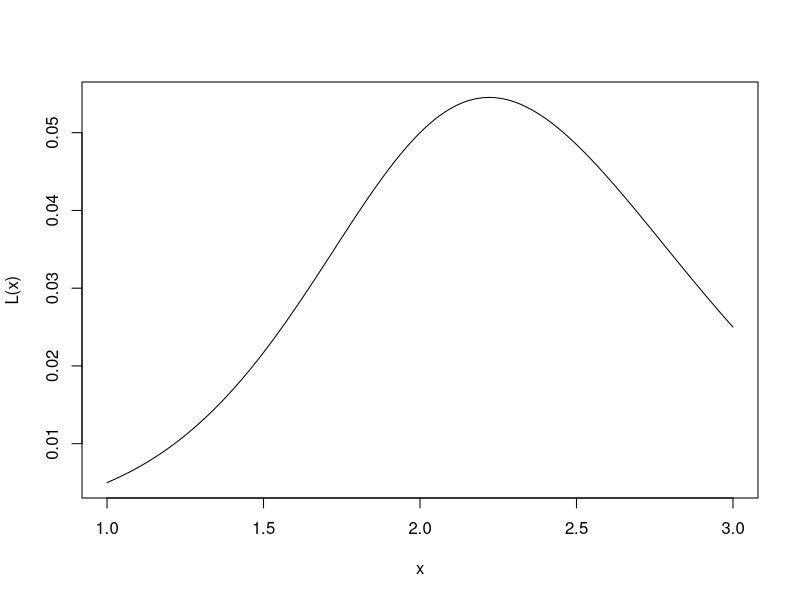
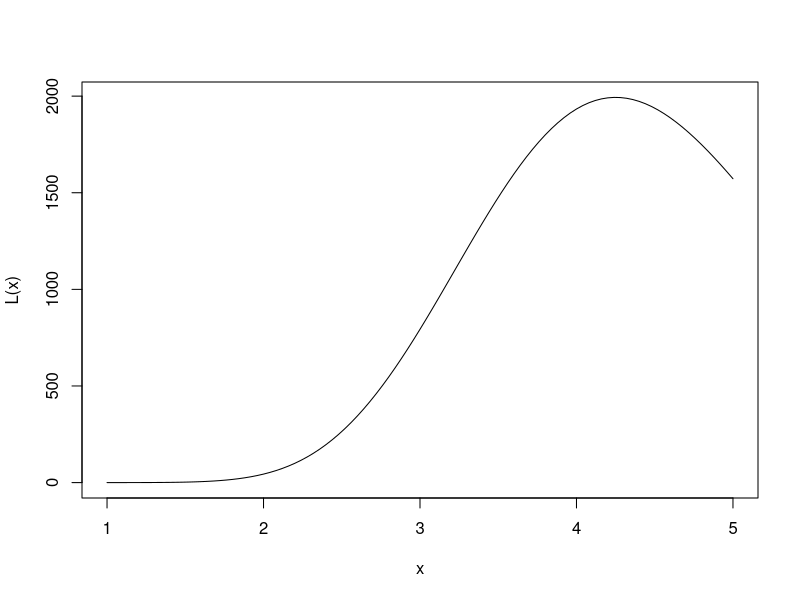
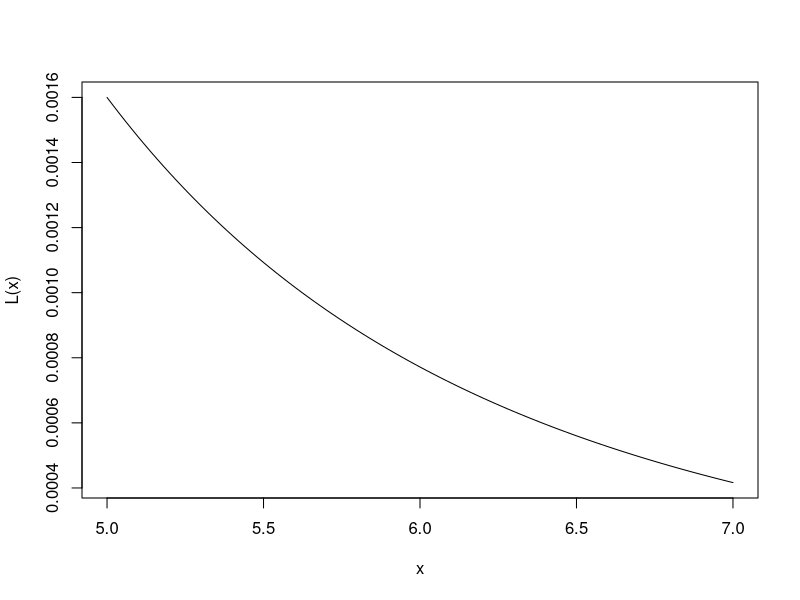
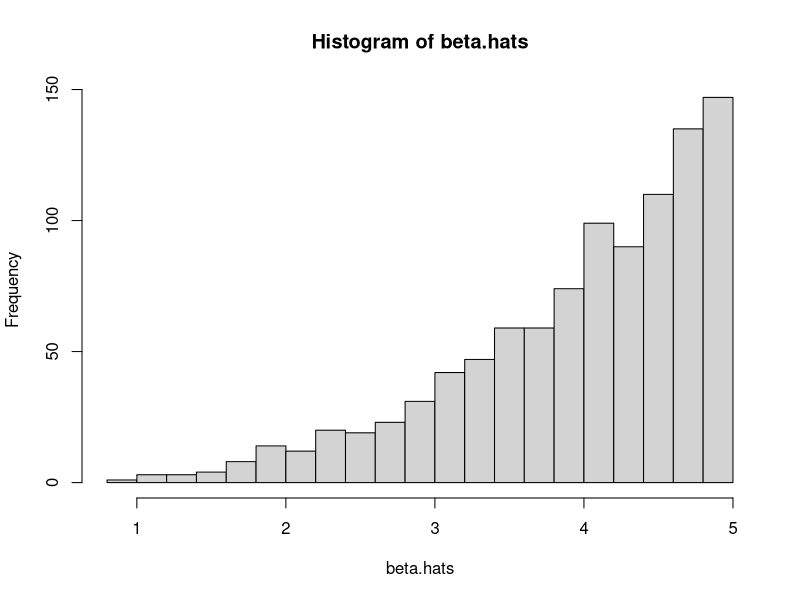
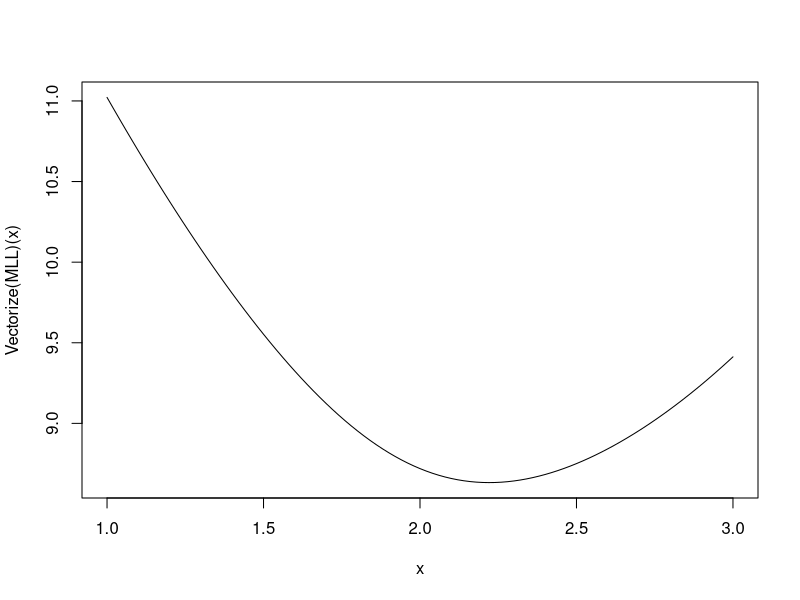
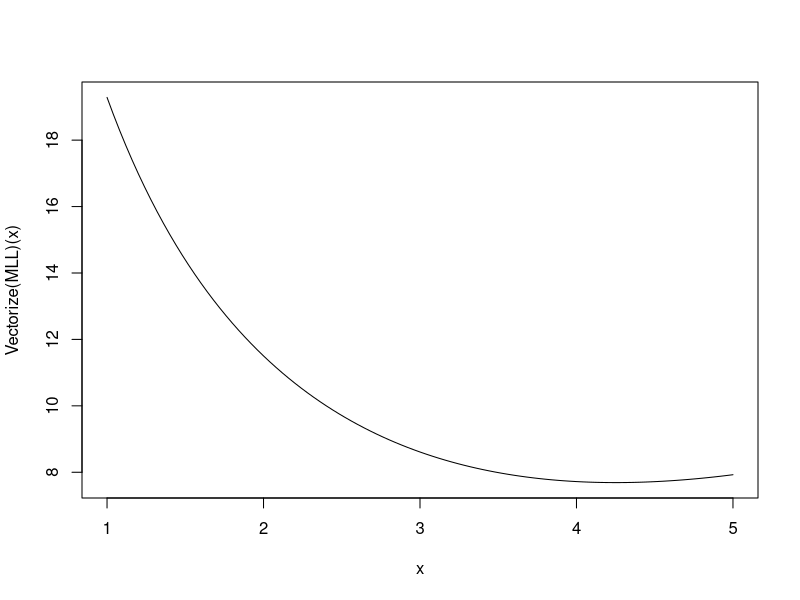
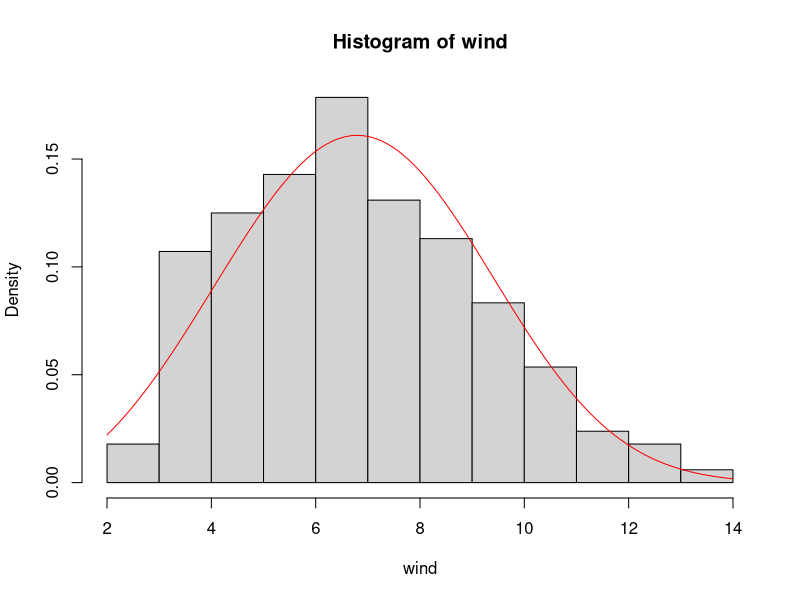
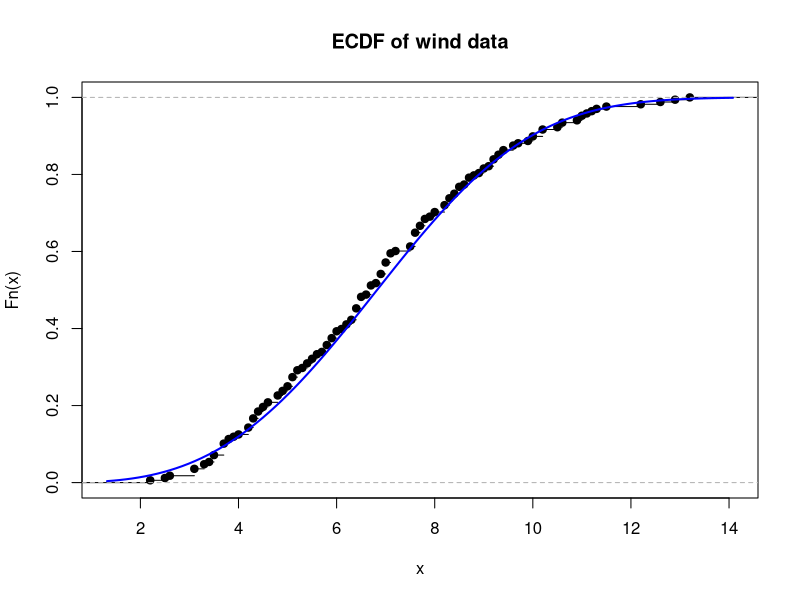

R code for these plots, in order:
#Math E-156 Script 7A-MLE estimates.R

#Topic 1 - Maximum likelihood estimate of a parameter

#Example 6.7 from the textbook
#The Cauchy distribution has a single parameter theta, which is its median.
#Suppose that independent samples of 1, 2, 2, 3, and 4 have been drawn from this distribution.
#The likelihood of this event is a function of theta.
#It is proportional to the probability density for the observed event.
L<-function(theta) 1/((1+(1-theta)^2)*(1+(2-theta)^2)^2*(1+(3-theta)^2)*(1+(4-theta)^2))
#Plot the function to see what is going on
curve(L(x), from = 1, to = 3)
#Now find the maximum - leads to a ninth-degree equation on page 143. 
#Fortunately R can easily find a local maximum or minimum
optimize(L, c(2,2.5), maximum = TRUE) #agrees with the text, which finds the minimum of g = 1/L

#The same approach works for Example 6.1, which can also be solved exactly
#The distribution is now discrete: a Poisson distrbution with unknown parameter lambda
#we have observed independent samples 3, 4, 3, and 7.
#Multiplying the Poisson mass functions gives the probability of this event
L<- function(lambda) lambda^17*exp(-4*lambda)  #product of four Poisson mass functions
curve(L(x), from = 1, to = 5)
optimize(L, c(3,5), maximum = TRUE)   #MLE estimate of lambda is the sample mean

#Example 6.4 - a uniform distribution on [0, beta]
#we have observed samples 1.2, 3.3, 4.5, and 5.0
#If beta < 5.0, the likelihood of observing these samples is zero
#Otherwise the density function is 1/beta and
L<- function(beta) 1/beta^4
curve(L(x), from = 5, to = 7)
optimize(L, c(5,7), maximum = TRUE) 
#So the MLE estimator of beta is just the largest sample
#There is clearly a problem with this estimator.
beta<-5; N <- 1000; beta.hats <-numeric(N)
for (i in 1:N) {
  x <- runif(4,max = beta)
  beta.hats[i] <- max(x)
}
hist(beta.hats,breaks = "FD")
mean(beta.hats)   #should be very close to 4.
#We can "unbias" this estimator by multiplying it by 5/4


#Topic 2 - using the mle function to estimate one or more parameters
#If there is more than one parameter to estimate, we need to load a library
library(stats4)
#Now we have access to the function mle() and its documentation
#The first argument must be minus the log-likelihood function.
#Redo example 6.7 using -log(L) instead of L
observed = c(1,2,2,3,4)  #the observed sample
#It is easier to add log-likelihoods than to multiply likelihoods, and we can use the built-in Cauchy density function.
MLL <-function(x) -sum(dcauchy(observed, x, log = TRUE))
#For some reason this function has to be vectorized before it can be plotted
curve(Vectorize(MLL)(x),from =1, to =3)
#Now call the built-in Maximum Likelihood Estimation function with a decent initial estimate
mle(MLL,start = list(x = 2)) #same answer

#Redo example 6.1 using the mle() function
observed = c(3,4,3,7)
MLL <-function(x) -sum(dpois(observed, x, log = TRUE))
curve(Vectorize(MLL)(x), from =1, to = 5) 
mle(MLL,start = list(x = 4)) #same answer as before

#This function works fine for more than one parameter
#Start with some observations and find parameters mu and sigma for a normal distribution
observed=c(1,2,3,4,5); mean(observed); sd(observed)  #sd estimates the population standard deviation
MLL <-function(mu, sigma) -sum(dnorm(observed, mu, sigma, log = TRUE)) #again, negative log likelihood
#Now we have a function of two variables, which is not easy to plot
#We have to provide a list of initial estimates, one per parameter
mle(MLL,start = list(mu = 2, sigma = 3)) 
#This is correct -- the MLE estimate of sigma is the actual sd of the observations
sqrt(mean((observed-mean(observed))^2))  #same as the MLE estimate

#We already know that this is a "biased" estimator of sigma.
#The quantity whose expectation equals the population standard deviation is
sd(observed)
#In this case we can "unbias" the MLE estimate by multiplying by a  factor based on the sample size
sqrt(5/4)*sqrt(mean((observed-mean(observed))^2))

#The example on pp. 144-145 uses the two-parameter Weibull distribution
#Remember to set the start folder for the data
Turbine<-read.csv("Turbine.csv"); head(Turbine)
wind<-Turbine$AveSpeed; mean(wind); length(wind)
#We have 168 observations from which to estimate the two paramters of the Weibull distribution.
MLL <-function(lambda, k) -sum(dweibull(wind, k, lambda, log = TRUE))
mle(MLL,start = list(lambda = 6, k=2)) 
#We got the book's answer in four lines!

#Now that we have the MLE values of the parameters, we can compare the data with the Weibull density function
hist(wind, breaks= "FD", probability = TRUE)
curve(dweibull(x, 3.17, 7.661), col = "red", add=TRUE)

#Here is the authors' code to compare cumulative probability
plot.ecdf(wind,main = "ECDF of wind data")
curve(pweibull(x,3.169,7.661), add=TRUE, col="blue",lwd=2)

#We can also do a chi-square goodness of fit test
#Get the deciles for the Weibull distribution with the MLE parameters
q <- qweibull(seq(.1, .9, by = .1), 3.169, 7.661); q   #a vector of 9 deciles

#range of wind
range(wind)

#encompass range of wind
q <- c(0, q, 14);q   #now we have 11 vaues that define 10 sub-intervals

hist(wind, breaks=q)   #each bar corresponds to a sub-interval, with the area proportional to the count
# Get the counts in each sub-interval. The plot=F command suppresses the plot

count <- hist(wind,breaks=q,plot=F)$counts; count
#Of course, we expect to see 10% of the counts in each decile
expected <- length(wind)*.1; expected  #R will repeat this number 10 times to subtract it from the longer count vector

# compute chi-square test statistic
ChiSq <- sum((count-expected)^2/expected); ChiSq
#We had 10 intervals but we estimated two parameters, leaving just 7 degrees of freedom
pchisq(ChiSq, df =7, lower.tail = FALSE) #agrees with the P-value on page 146

#Conclusion: the Weibull distribution, with our MLE parameters, could easily have generated the observed wind speeds



